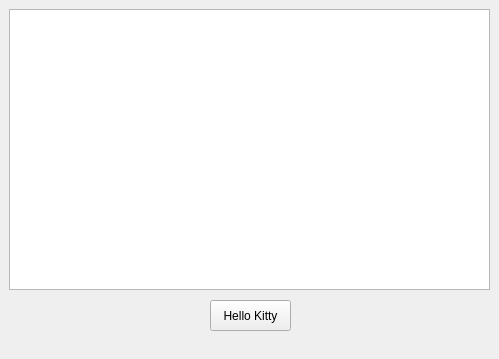
<?xml version="1.0" encoding="UTF-8"?>
<ui version="4.0">
 <class>Form</class>
 <widget class="QWidget" name="Form">
  <property name="geometry">
   <rect>
    <x>0</x>
    <y>0</y>
    <width>499</width>
    <height>359</height>
   </rect>
  </property>
  <property name="windowTitle">
   <string>Form</string>
  </property>
  <widget class="QTextEdit" name="textEdit">
   <property name="geometry">
    <rect>
     <x>9</x>
     <y>9</y>
     <width>481</width>
     <height>281</height>
    </rect>
   </property>
  </widget>
  <widget class="QPushButton" name="pushButton">
   <property name="geometry">
    <rect>
     <x>210</x>
     <y>300</y>
     <width>81</width>
     <height>31</height>
    </rect>
   </property>
   <property name="text">
    <string>Hello Kitty</string>
   </property>
  </widget>
 </widget>
 <resources/>
 <connections>
  <connection>
   <sender>pushButton</sender>
   <signal>clicked()</signal>
   <receiver>textEdit</receiver>
   <slot>clear()</slot>
   <hints>
    <hint type="sourcelabel">
     <x>247</x>
     <y>315</y>
    </hint>
    <hint type="destinationlabel">
     <x>242</x>
     <y>240</y>
    </hint>
   </hints>
  </connection>
 </connections>
</ui>
